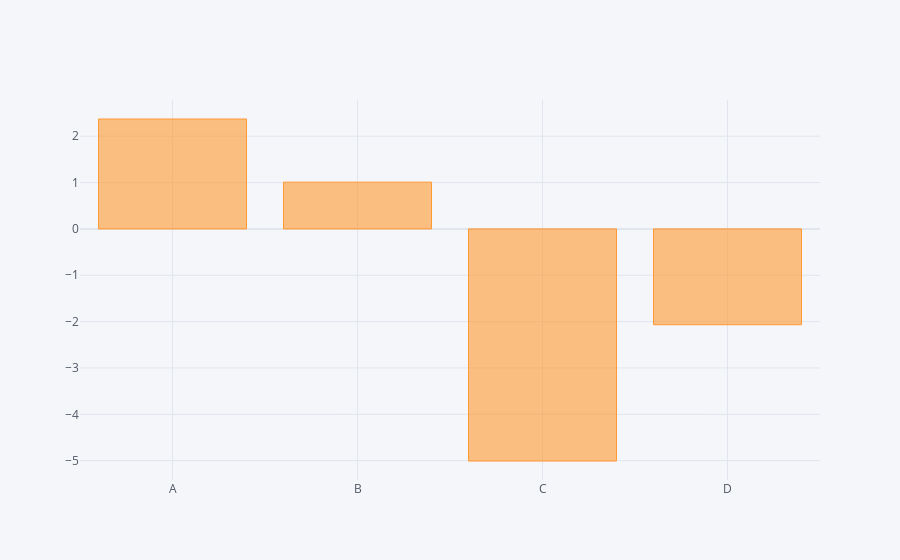

Notebook source saved alongside this figure:
### Code cell
df.sum().iplot(kind='bar')       # Here we used aggregate function sum and plot bar plots for sum of each column.

### Figure 1 — Plotly figure (JSON) as saved in the notebook; plotly's stock layout.template omitted (floating-point values rounded to 4 significant figures)
{"data": [{"marker": {"color": "rgba(255, 153, 51, 0.6)", "line": {"color": "rgba(255, 153, 51, 1.0)", "width": 1}}, "name": "None", "orientation": "v", "text": "", "type": "bar", "x": ["A", "B", "C", "D"], "y": [2.371, 1.009, -5.007, -2.067]}], "layout": {"legend": {"bgcolor": "#F5F6F9", "font": {"color": "#4D5663"}}, "paper_bgcolor": "#F5F6F9", "plot_bgcolor": "#F5F6F9", "title": {"font": {"color": "#4D5663"}}, "xaxis": {"gridcolor": "#E1E5ED", "showgrid": true, "tickfont": {"color": "#4D5663"}, "title": {"font": {"color": "#4D5663"}, "text": ""}, "zerolinecolor": "#E1E5ED"}, "yaxis": {"gridcolor": "#E1E5ED", "showgrid": true, "tickfont": {"color": "#4D5663"}, "title": {"font": {"color": "#4D5663"}, "text": ""}, "zerolinecolor": "#E1E5ED"}}}
